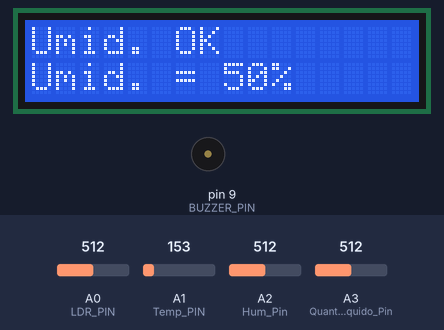
Simulated run of this sketch. Board: Arduino Uno, built with avr-gcc and run on an emulated ATmega328P. Parts: 16×2 character LCD, buzzer (waves = sounding). Inputs (shaded band) come from the test bench; at power-on: A1 (Temp_PIN) = 153, A3 (Quant_Liquido_Pin) = 512, A2 (Hum_Pin) = 512, A0 (LDR_PIN) = 512. What the sketch prints to the serial monitor is not drawn.

Above: at 1.2 s.
1.3 s: A1 (Temp_PIN) set to 165
At 11.3 s:
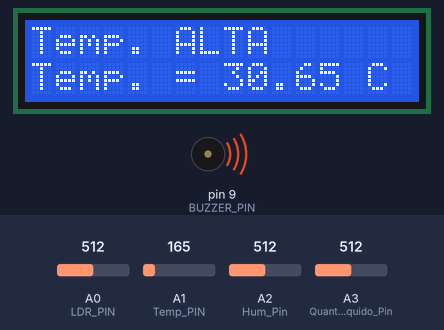
13.6 s: A3 (Quant_Liquido_Pin) set to 530
At 19.5 s:
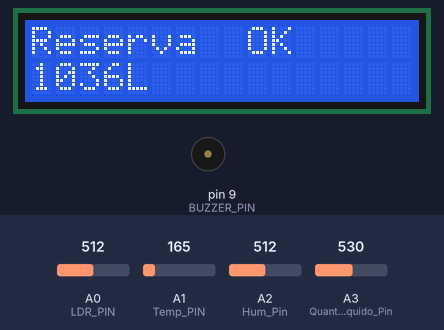
27.2 s: A2 (Hum_Pin) set to 306
At 30.2 s:
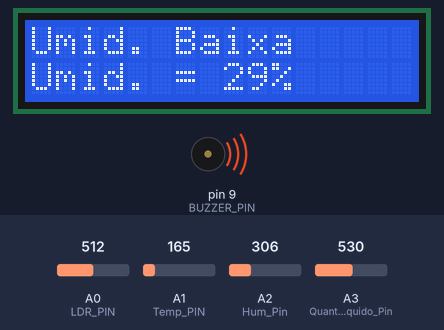
39.7 s: A0 (LDR_PIN) set to 992
At 50.1 s:
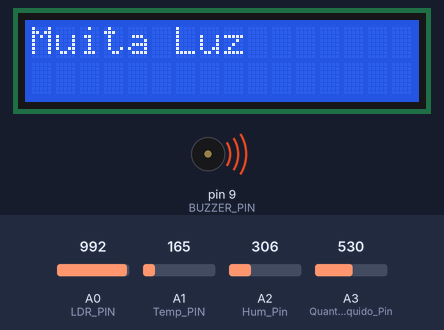
51.8 s: A1 (Temp_PIN) set to 114
At 60.3 s:
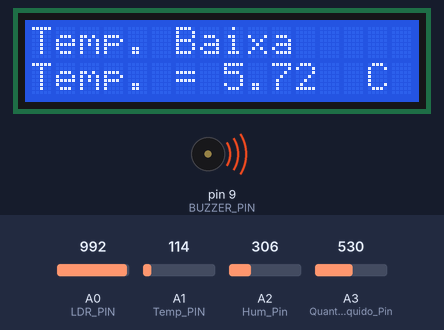
62.8 s: A2 (Hum_Pin) set to 992
At 65.0 s:
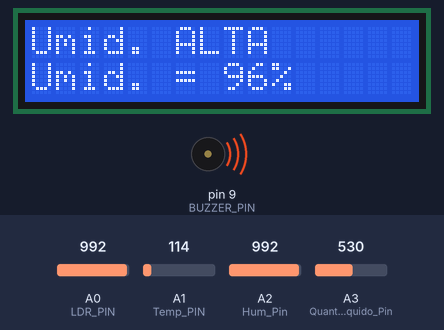
Timing chart, 0 to 75.9 s (numbered marks = the images above; inputs shaded):
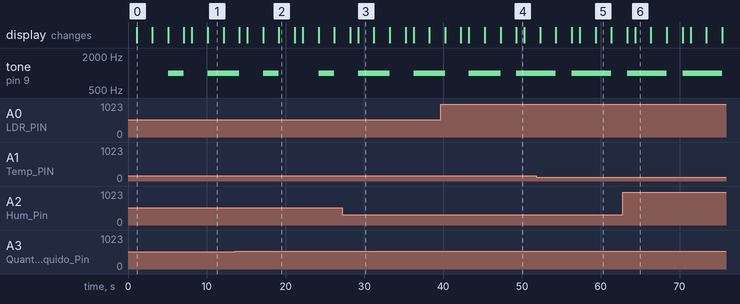

Measured:
- the behaviour switches between 512 and 513 on A3 (Quant_Liquido_Pin) (found by bisection; images 1 and 2)
- after the input at 1.3 s, the display: first differs from a run without the input after 8.8 s (image 1)
- after the input at 13.6 s, the display: first differs from a run without the input after 5.6 s (image 2)
- after the input at 27.2 s, the display: first differs from a run without the input after 2.0 s (image 3)
- after the input at 39.7 s, the display: first differs from a run without the input after 9.6 s (image 4)
- after the input at 51.8 s, the display: first differs from a run without the input after 7.5 s (image 5)
- after the input at 62.8 s, the display: first differs from a run without the input after 1.6 s (image 6)

The sketch:

Code.ino
```cpp
//Incluindo a biblioteca para o lcd
#include <LiquidCrystal.h>

//Declarando as variáveis
LiquidCrystal lcd(12, 11, 5, 4, 3, 2);
int LDR_PIN = A0;
int Temp_PIN = A1;
int Hum_Pin = A2;
int Quant_Liquido_Pin = A3;
const int BUZZER_PIN = 9;

int luminosity;
float tempC;
int sensorhumidade;
float Armazen_Solu_Nutri;


// Variáveis para calcular a temperatura
int RawValue = 0;
double Voltage = 0;


/* Define os limiares dos niveis do ambiente
(luminosidade, umidade, temperatura e reserva)
*/
int Lumi_OK = 870;    // Nível de luminosidade considerado OK
int Lumi_ALERTA = 950;  // Nível de luminosidade considerado em ALERTA
int humi_OK = 30; // Nível de umidade considerado OK
int humi_ALERTA = 70; // Nível de umidade considerado ALERTA
int temp_OK = 15 ;  // Nível de temperatura considerado OK
int temp_ALERTA = 25; // Nível de temperatura considerado ALERTA
int Solu_Nutri_ALERTA = 1000; // Nível de reserva considerado ALERTA


/*Definindo saída ou entrada de informações, inicio do lcd
e início do Serial
*/
void setup() {
  lcd.begin(16, 2);
  lcd.clear();
  pinMode(BUZZER_PIN, OUTPUT);
  pinMode(LDR_PIN, INPUT);
  pinMode(Temp_PIN, INPUT);
  pinMode(Hum_Pin, INPUT);
  pinMode(Quant_Liquido_Pin, INPUT);
  Serial.begin(9600);

}


//Função para controle de luminosidade
  void Lumi_Rod() {
    if(luminosity <= Lumi_OK){
      lcd.clear();
      lcd.setCursor(0, 0);
      lcd.print("Pouca Luz");
      noTone(BUZZER_PIN);
    }else if(luminosity <= Lumi_ALERTA){
      lcd.clear();
      lcd.setCursor(0, 0);
      lcd.print("Luz OK");
      noTone(BUZZER_PIN);
    }else{
      lcd.clear();
      lcd.setCursor(0, 0);
      lcd.print("Muita Luz");
      tone(BUZZER_PIN,1000,3000);
    }
  }


//Função para controle da quantidade de um liquido
void Solu_Nutri_Rod() {
  if (map(Armazen_Solu_Nutri,0,1023,0,2000) <= Solu_Nutri_ALERTA) {
  	lcd.clear();
  	lcd.setCursor(0, 0);
  	lcd.print("Reserva BAIXA");
 	  lcd.setCursor(0, 1);
    lcd.print(map(Armazen_Solu_Nutri,0,1023,0,2000));
    lcd.print("L");
    tone(BUZZER_PIN,1000,3000);
    } else {
    lcd.clear();
  	lcd.setCursor(0, 0);
    lcd.print("Reserva  OK");
  	lcd.setCursor(0, 1);
    lcd.print(map(Armazen_Solu_Nutri,0,1023,0,2000));
    lcd.print("L");
    noTone(BUZZER_PIN);
  }
}


//Função para controle de temperatura
void Temp_Rod() {
  if (tempC<temp_OK) {
 	  lcd.clear();
  	lcd.setCursor(0, 0);
  	lcd.print("Temp. Baixa ");
  	lcd.setCursor(0, 1);
    lcd.print("Temp. = ");
  	lcd.println(tempC);
    lcd.setCursor(14, 1);
    lcd.print("C");
    tone(BUZZER_PIN,1000,3000);
    }else if (tempC<temp_ALERTA){
    lcd.clear();
  	lcd.setCursor(0, 0);
  	lcd.print("Temp. OK ");
  	lcd.setCursor(0, 1);
  	lcd.print("Temp. = ");
  	lcd.println(tempC);
    lcd.setCursor(14, 1);
    lcd.print("C");
    } else {
    lcd.clear();
  	lcd.setCursor(0, 0);
    lcd.print("Temp. ALTA ");
  	lcd.setCursor(0, 1);
  	lcd.print("Temp. = ");
  	lcd.println(tempC);
    lcd.setCursor(14, 1);
    lcd.print("C");
    tone(BUZZER_PIN,1000,3000);
  }
}


/*Função para controle de umidade. Com base em porcentagem, para
menor que 30% seja umidade BAIXA; para menor que 70% seja OK;
e para maior que 70% esteja ALERTA.*/
void Humi_Rod() {
  if (map(sensorhumidade, 0, 1023, 0, 100)<humi_OK) {
  	lcd.clear();
  	lcd.setCursor(0, 0);
  	lcd.print("Umid. Baixa ");
  	lcd.setCursor(0, 1);
  	lcd.print("Umid. = ");
    lcd.setCursor(8, 1);
  	lcd.print(map(sensorhumidade, 0, 1023, 0, 100));
    lcd.println("%");
    tone(BUZZER_PIN,1000,3000);
    }else if (map(sensorhumidade, 0, 1023, 0, 100)<humi_ALERTA){
    lcd.clear();
  	lcd.setCursor(0, 0);
  	lcd.print("Umid. OK ");
  	lcd.setCursor(0, 1);
  	lcd.print("Umid. = ");
    lcd.setCursor(8, 1);
  	lcd.print(map(sensorhumidade, 0, 1023, 0, 100));
    lcd.println("%");
    } else {
    lcd.clear();
  	lcd.setCursor(0, 0);
    lcd.print("Umid. ALTA ");
  	lcd.setCursor(0, 1);
  	lcd.print("Umid. =");
    lcd.setCursor(8, 1);
  	lcd.print(map(sensorhumidade, 0, 1023, 0, 100));
    lcd.println("%");
    tone(BUZZER_PIN,1000,3000);
  }
}

// Começo que rodará o código
void loop() {
  luminosity = analogRead(LDR_PIN); // Lê o valor do LDR
  sensorhumidade = analogRead(A2); // Lê o valor simulado da porta de umidade
  Armazen_Solu_Nutri = analogRead(A3);
  RawValue = analogRead(Temp_PIN); // Valor "cru" da temperatura
  Voltage = (RawValue / 1023.0) * 5000; // Cálcula para a voltagem
  tempC = (Voltage-500) * 0.1; //Cálculo para a temperatura, com 500 de diferença


  // Monitoração no monitor serial
  Serial.print("\n LDR  =  ");
  Serial.print(luminosity);
  Serial.print("\n Temperatura em C =  ");
  Serial.print(tempC);
  Serial.print("\n Humidade: ");
  Serial.print(map(sensorhumidade, 0, 1023, 0, 100));
  Serial.println("%");
  Serial.print("\n Reserva: ");
  Serial.print(map(Armazen_Solu_Nutri, 0, 1023, 0, 2000));
  Serial.println("L");
  delay(1000);


  Humi_Rod();
  delay(2000);
  Temp_Rod();
  delay(2000);
  Solu_Nutri_Rod();
  delay(2000);
  Lumi_Rod();

}
```
